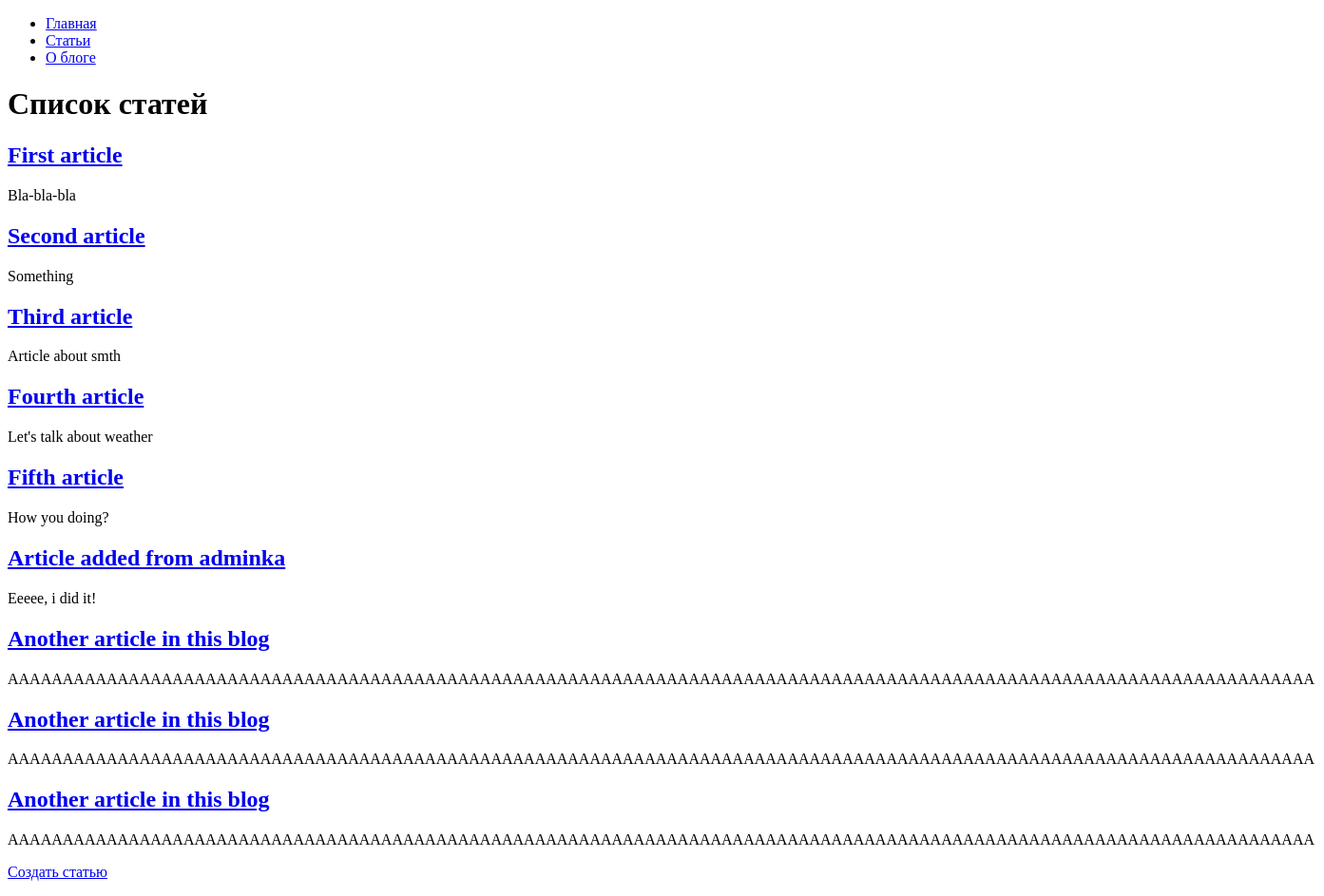
The page /articles/ on the database as committed earlier.
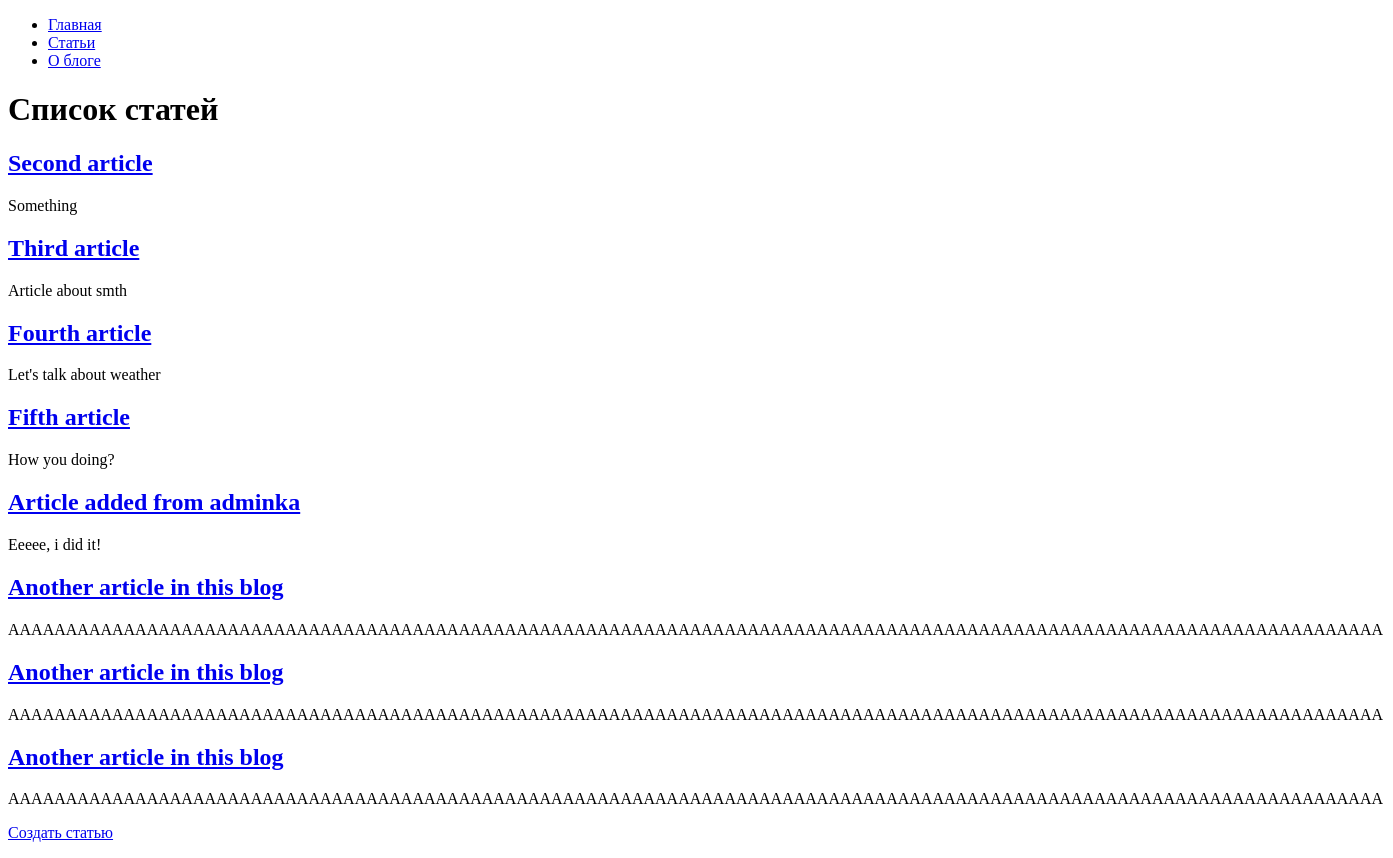
The same page on the database as committed later.
### hexlet_django_blog/article/models.py (models this page shows, shortened)
class Article(models.Model):
    name = models.CharField(max_length=200)
    body = models.TextField()
    created_at = models.DateTimeField(auto_now_add=True)
    updated_at = models.DateTimeField(auto_now=True)

### hexlet_django_blog/article/views.py (the view)
# urls.py: path('', IndexView.as_view(), name='articles'),
class IndexView(View):
    def get(self, request, *args, **kwargs):
        articles = Article.objects.all()[:15]
        return render(request, 'articles/index.html', context={
            'articles': articles,
        })

### hexlet_django_blog/templates/articles/index.html
{% extends "base.html" %}
{% block content %}
    <h1>Список статей</h1>
    {% for article in articles %}
        <h2><a href="{% url 'article' article.id %}">{{ article.name }}</a></h2>
        <div>{{ article.body|slice:":200" }}</div>
    {% endfor %}
    <p><a class="link" href="{% url 'articles_create' %}">Создать статью</a></p>
{% endblock %}

### hexlet_django_blog/templates/base.html (shortened to what this page needs)
<!DOCTYPE html>
<html lang="en">
<head>
</head>
<body>
<div id="sidebar">
    {% block sidebar %}
    <ul>
        <li><a href="/">Главная</a></li>
        <li><a href="/articles/">Статьи</a></li>
        <li><a href="/about/">О блоге</a></li>
    </ul>
    {% endblock %}
</div>
<div id="content">
    {% block content %}{% endblock %}
</div>
</body>
</html>

Rows that differ between the two databases and show on the page:
removed Article: name "First article", body "Bla-bla-bla"
